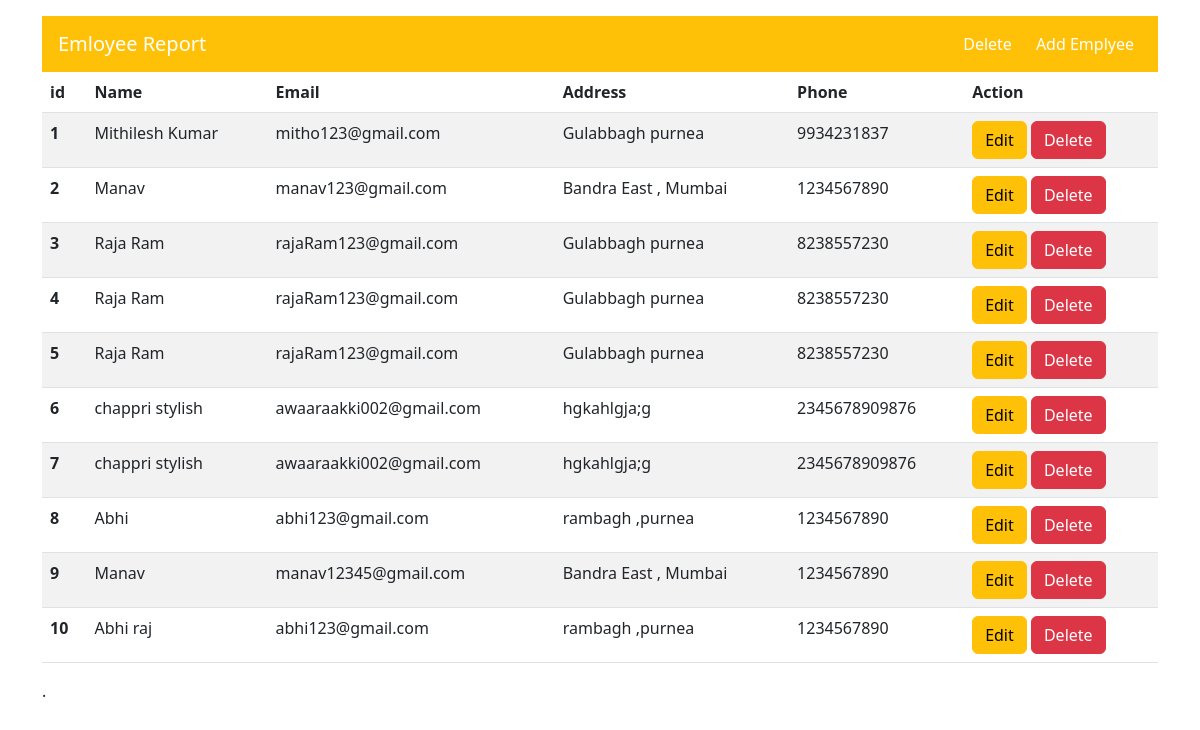
Before: / with the older database file.
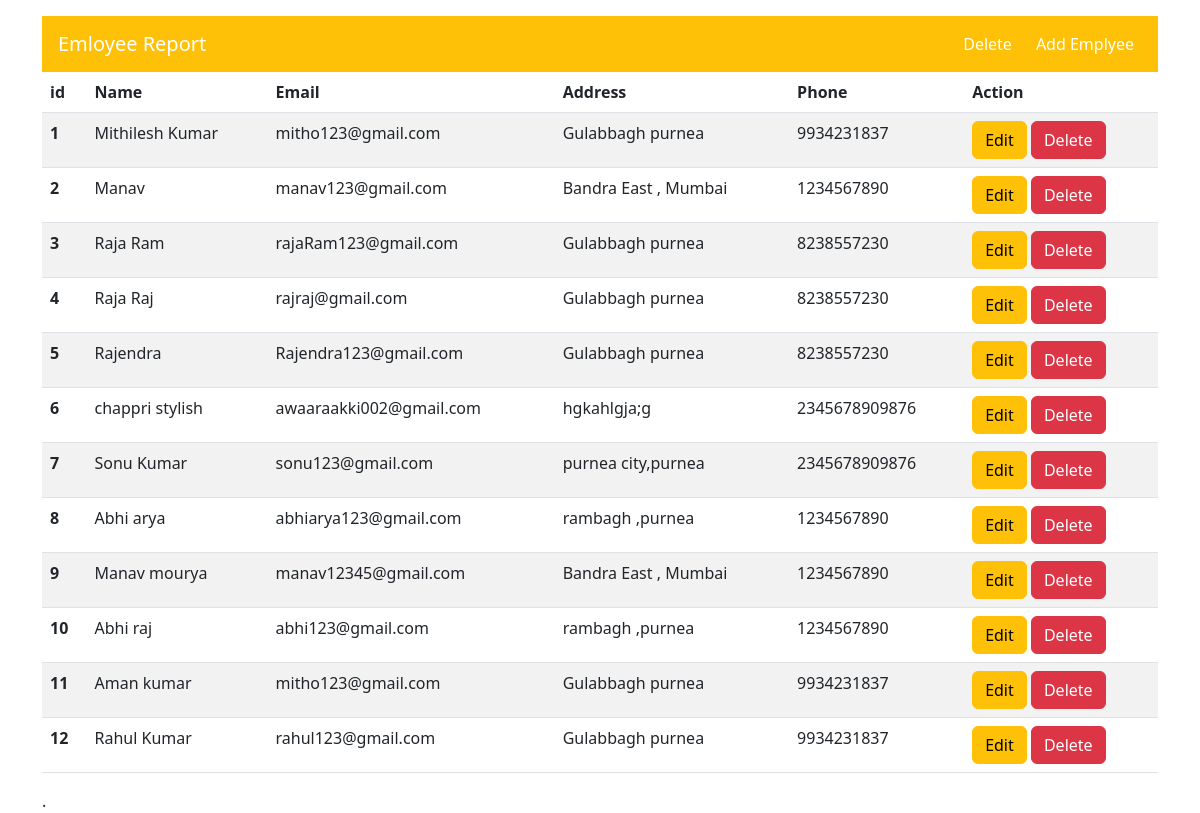
After: the same page with the newer database file.
### crud/models.py (models this page shows, shortened)
class Emplyee(models.Model):
    name=models.CharField(max_length=200)
    email=models.EmailField(max_length=100)
    address=models.CharField(max_length=200)
    phone=models.IntegerField(max_length=20)

### crud/views.py (the view)
# urls.py: path('',views.homepage,name="homepage"),
def homepage(r):
    emp=Emplyee.objects.all();
    context={
        'emp':emp
    }
    return render(r, 'index.html',context)

### templates/index.html
{% extends "base.html" %}
{% block content %}
      <table class="table table-striped ">
                    <thead>
                      <tr class="bg-dark text-white">
                        <th scope="col">id</th>
                        <th scope="col">Name</th>
                        <th scope="col">Email</th>
                        <th scope="col">Address</th>
                        <th scope="col">Phone</th>
                        <th scope="col">Action</th>
                      </tr>
                    </thead>
                    <tbody>
                        {% for i in emp %}
                      <tr>
                        <th scope="row">{{i.id}}</th>
                        <td>{{i.name}}</td>
                        <td>{{i.email}}</td>
                        <td>{{i.address}}</td>
                        <td>{{i.phone}}</td>
                        <td >
                          <a href="{% url 'edit'  i.id %}" src=""   class="btn btn-warning">Edit</a>
                         <a href="" class="btn btn-danger">Delete</a>
                        </td>
                      </tr>
                      {% endfor %}
                    </tbody>
                  </table>.
{% endblock content %}

### templates/base.html (shortened to what this page needs)
<!DOCTYPE html>
<html lang="en">
<head>
    <link href="https://cdn.jsdelivr.net/npm/bootstrap@5.3.0-alpha1/dist/css/bootstrap.min.css" rel="stylesheet">
</head>
<body>
    <div class="container mt-3 ">
        <div class="row">
            <div class="col">
                <div class="navbar navbar-expand-lg bg-warning justify-content-between px-3">
                    <a class="navbar-brand text-white" href="#">Emloyee Report</a>
                    <div>
                        <ul class="navbar-nav gap-2" >
                            <li class="nav-item">
                                <a href="" class="btn btn-danger text-white  nav-link">Delete</a>
                            </li>
                            <li class="nav-item">
                                <a href="{% url 'add'%}" class="btn btn-success text-white nav-link">Add Emplyee</a>
                            </li>
                        </ul>
                    </div>
                </div>
              {% block content %}
              {% endblock %}
            </div>
        </div>
    </div>
</body>
</html>

Changed rows visible on the page:
changed Emplyee id 4: name "Raja Ram" → "Raja Raj"; email "rajaRam123@gmail.com" → "rajraj@gmail.com"
changed Emplyee id 5: name "Raja Ram" → "Rajendra"; email "rajaRam123@gmail.com" → "Rajendra123@gmail.com"
changed Emplyee id 7: name "chappri stylish" → "Sonu Kumar"; email "awaaraakki002@gmail.com" → "sonu123@gmail.com"; address "hgkahlgja;g" → "purnea city,purnea"
changed Emplyee id 8: name "Abhi" → "Abhi arya"; email "abhi123@gmail.com" → "abhiarya123@gmail.com"
changed Emplyee "manav12345@gmail.com": name "Manav" → "Manav mourya"
added Emplyee: id "11", name "Aman kumar", email "mitho123@gmail.com", address "Gulabbagh purnea", phone "9934231837"
added Emplyee: id "12", name "Rahul Kumar", email "rahul123@gmail.com", address "Gulabbagh purnea", phone "9934231837"
